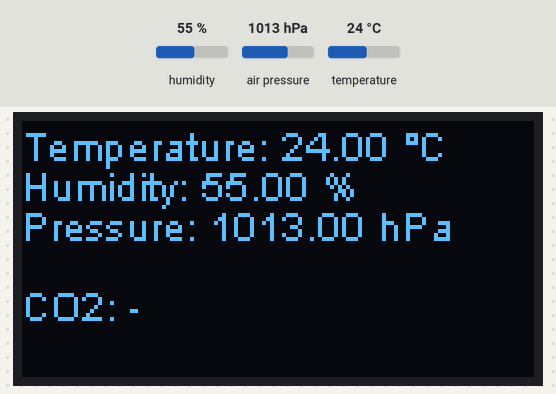
A sketch run on a simulated ESP8266 (NodeMCU). Shown: 128×64 one-colour display. Inputs (shaded band) come from the test bench; at power-on: temperature 24 °C, humidity 55 %, air pressure 1013 hPa. WiFi joins after 1.5 s; servers stay silent unless stated; uploads are accepted with an empty reply; what the sketch prints to the serial monitor is not drawn.

Above: at 5.7 s.
5.8 s: temperature set to 7 °C
At 15.6 s:
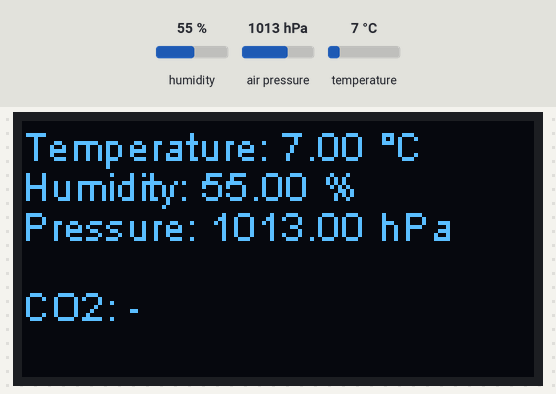
16.6 s: humidity set to 22 %
At 25.7 s:
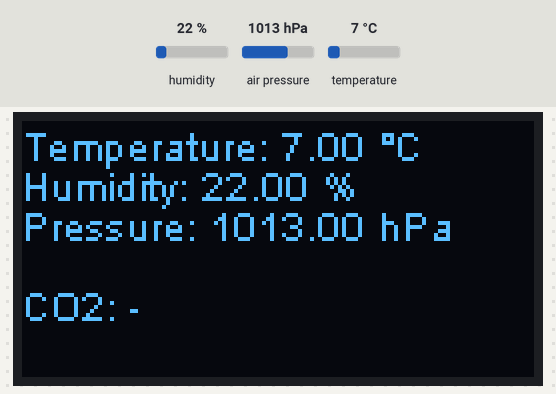
26.6 s: air pressure set to 952 hPa
At 35.7 s:
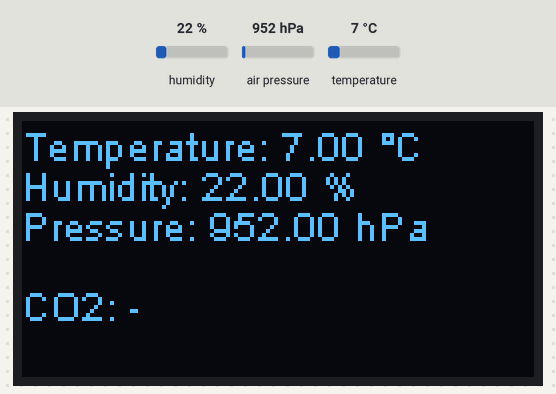
46.6 s: humidity set to 40 %
At 55.8 s:
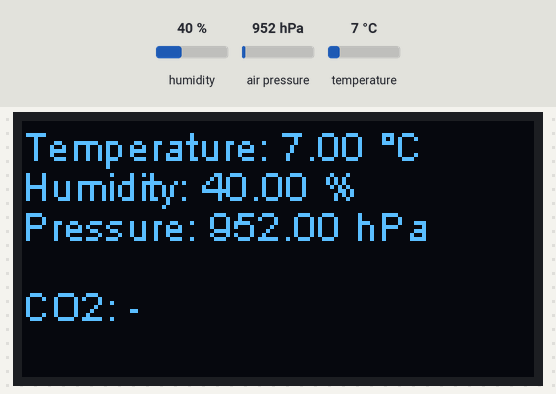
56.7 s: air pressure set to 975 hPa
At 65.9 s:
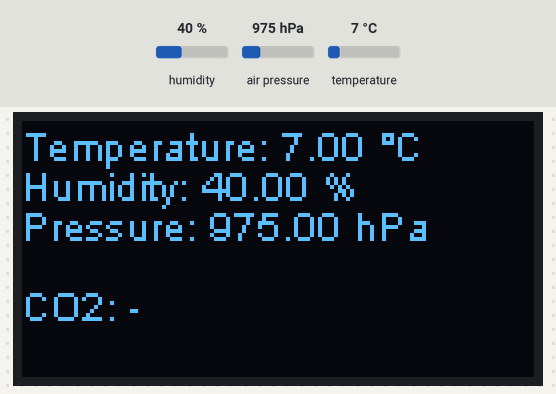
Timing chart, 0 to 67.4 s (numbered marks = the images above; inputs shaded):
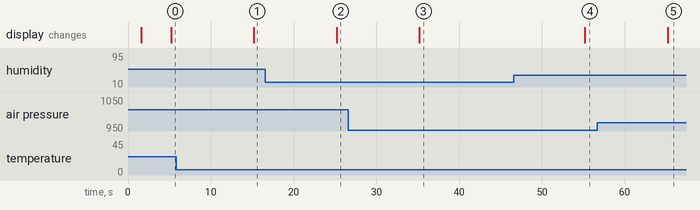

Measured:
- after the input at 5.8 s, the display: changes after 9.4 s (image 1)
- after the input at 16.6 s, the display: changes after 8.6 s (image 2)
- after the input at 26.6 s, the display: changes after 8.6 s (image 3)
- after the input at 46.6 s, the display: changes after 8.6 s (image 4)
- after the input at 56.7 s, the display: changes after 8.5 s (image 5)

The sketch:

airsensor.ino
```cpp
#include <ESP8266WiFi.h>
#include <ESP8266HTTPClient.h>
#include <PubSubClient.h>
#include <Adafruit_BME280.h>
#include <Wire.h>
#include <SSD1306.h>
#include "settings.h"

const int baudrate = 115200;
#define SDA D3
#define SDC D4

#ifdef MQTT
WiFiClient espClient;
PubSubClient client(espClient);
#endif

SSD1306 display(0x3c, SDC, SDA);
bool has_display;

// BME280, Luftdruck-Sensor
Adafruit_BME280 bme280;

struct {
  bool read;
  bool valid;
  int ppm;
} zh18_result = { .read = true };

struct {
  bool read;
  bool valid;
  float t; // Temperature
  float h; // Humidity
  float p; // Pressure
} bme280_result = { .read = true };


char hostString[20] = {0};

// All timestamps/periods in milliseconds
unsigned long uptime = 0;
unsigned long last_send = 0;
const unsigned long sending_interval = 10*1000;


void debugf(char *fmt, ... ){
  char buf[128]; // resulting string limited to 128 chars
  va_list args;
  va_start (args, fmt );
  vsnprintf(buf, 128, fmt, args);
  va_end (args);
  Serial.print(buf);
}

void debugf_float(char *fmt, float val){
  char buf[9];
  dtostrf(val, 6, 2, buf);
  debugf(fmt, buf);
}

String Float2String(const float value) {
  // Convert a float to String with two decimals.
  char temp[12];
  String s;

  dtostrf(value, 8, 2, temp);
  s = String(temp);
  s.trim();
  return s;
}

bool initBME280(char addr) {
  debugf("[bme280] Trying on 0x%02X ... ", addr);

  if (bme280.begin(addr)) {
    debugf("found\n");
    return true;
  } else {
    debugf("not found\n");
    return false;
  }
}

void readBME280() {
  bme280_result.t = bme280.readTemperature();
  bme280_result.h = bme280.readHumidity();
  bme280_result.p = bme280.readPressure();
  bme280_result.valid = !isnan(bme280_result.t) && !isnan(bme280_result.h) && !isnan(bme280_result.p);

  if (bme280_result.valid) {
    debugf_float("Temperature: %s C\n",   bme280_result.t);
    debugf_float("Humidity:    %s %%\n",  bme280_result.h);
    debugf_float("Pressure:    %s hPa\n", bme280_result.p/100);
  } else {
    debugf("[bme280] reading failed\n");
  }
}

void readZH18()
{
  zh18_result.valid = false;

  // command to ask for data
  const byte cmd[9] = {0xFF, 0x01, 0x86, 0x00, 0x00, 0x00, 0x00, 0x00, 0x79};
  char response[9]; // for answer

  Serial.flush();
  delay(100);
  Serial.begin(9600);
  Serial.swap();

  Serial.write(cmd, sizeof(cmd));
  int read = Serial.readBytes(response, sizeof(response));

  Serial.swap();
  Serial.begin(baudrate);

  if (read != sizeof(response)) {
    if (!read){
      Serial.println("[zh18] no bytes received");
    } else {
      Serial.print("[zh18] received ");
      Serial.print(read);
      Serial.println(" bytes");
    }
    return;
  }

  if (response[0] != 0xFF)
  {
    Serial.println("[zh18] Wrong starting byte received");
    return;
  }

  if (response[1] != 0x86)
  {
    Serial.println("[zh18] Wrong command received");
    return;
  }

  char checksum = 0;
  for (char i = 1; i < 8; i++)
  {
    checksum += response[i];
  }
  checksum = 0xff - checksum + 1;

  if (checksum != response[8])
  {
    Serial.printf("[zh18] Checksum invalid: expected=%02x is=%02x\n", checksum, response[8]);
    return;
  }

  bool preheating = uptime < 1000*60*3; // up to three minutes preheat time

  zh18_result.ppm   = response[3] | response[2] << 8;
  zh18_result.valid = !preheating || (preheating && zh18_result.ppm != 400);
  debugf("CO2:           %04d ppm\n", zh18_result.ppm);
}

char* Statuses[] = {
  "Idle",
  "SSID not available",
  "Scan completed",
  "Connected",
  "Connect failed",
  "Connection lost",
  "Disconnected"
};

void displayWifiStatus(String status) {
  if (!has_display)
    return;

  display.clear();
  display.drawString(0,  0, hostString);
  display.drawString(0, 10, String("SSID: ") + wifi_ssid);
  if (status != "")
    display.drawString(0, 20, status);
  display.display();
}

void connectWifi() {
  Serial.printf("Connecting to %s ", wifi_ssid);
  displayWifiStatus("");

  WiFi.begin(wifi_ssid, wifi_pass);

  while (true) {
    Serial.print(".");
    int status;
    int new_status = WiFi.status();

    if (new_status != status) {
      status = new_status;

      Serial.printf("\nWifi status: %s\n", Statuses[status]);
      displayWifiStatus(Statuses[status]);
    }

    if (status == WL_CONNECTED)
      break;

    if (status == WL_NO_SSID_AVAIL) {
      delay(3000);
      ESP.restart();
    }

    delay(100);
  }
  Serial.println(" done");
}

void initWifi() {
  int status = -1;

  WiFi.hostname(hostString);
  WiFi.softAPdisconnect(true);
  ESP.wdtEnable(1000);

  if (WiFi.status() == WL_CONNECTED) {
    Serial.println("Wifi already connected");
  } else {
    connectWifi();
  }
  Serial.print("IP address: ");
  Serial.println(WiFi.localIP());
}

void displayData() {
  display.clear();

  if (bme280_result.valid) {
    display.drawString(0, 0, String("Temperature: ") + Float2String(bme280_result.t) + String(" °C"));
    display.drawString(0, 10, String("Humidity: ") + Float2String(bme280_result.h) + String(" %"));
    display.drawString(0, 20, String("Pressure: ") + Float2String(bme280_result.p/100) + String(" hPa"));
  }

  if (zh18_result.valid) {
    display.drawString(0, 40, String("CO2: ") + zh18_result.ppm + String(" ppm"));
  }else{
    display.drawString(0, 40, String("CO2: -"));
  }

  display.display();
}

void sendData() {
  String data, url;

  // Build data
  data = "";
  data += F("sensors,host=");
  data += hostString;
  data += F(",location=");
  data += location;
  data += " ";

  if (bme280_result.valid) {
    data += F("temperature=");
    data += Float2String(bme280_result.t);
    data += F(",humidity=");
    data += Float2String(bme280_result.h);
    data += F(",pressure=");
    data += Float2String(bme280_result.p);
    data += F(",");
  }

  if (zh18_result.valid) {
    data += F("co2=");
    data += Float2String(zh18_result.ppm);
    data += F(",");
  }

  if (!data.endsWith(",")){
    debugf("No data available\n");
    return;
  }

  data += F("uptime=");
  data += String(uptime/1000);

  // Build URL
  url = String(influx_url);
  url += F("write?precision=s&db=");
  url += influx_database;

#ifdef MQTT
  // Send data to MQTT
  client.publish(mqtt_topic, String(data).c_str(), true);
#endif

  // Send data to InfluxDB
  HTTPClient http;
  http.begin(url);
  http.setAuthorization(influx_user, influx_pass);
  http.addHeader("Content-Type", "text/plain");
  int status = http.POST(data);
  if (status != 204) {
    Serial.printf("[http] unexpected status code: %d\n", status);
    http.writeToStream(&Serial);
  }
  http.end();

}

void initDisplay(){
  Wire.beginTransmission (0x3C);

  if (Wire.endTransmission () != 0) {
    has_display = false;
    Serial.printf("[display] not found on: 0x3c\n");
  }

  Serial.printf("[display] found on: 0x3c\n");
  display.init();
  display.flipScreenVertically();
  display.setFont(ArialMT_Plain_10);
  has_display = true;
}

void setup() {
  Serial.begin(baudrate);

  Wire.pins(SDC, SDA);
  Wire.begin(SDC, SDA);

  initDisplay();

  sprintf(hostString, "esp8266-%06X", ESP.getChipId());
  Serial.printf("\nHostname: %s\n", hostString);

  if (has_display){
    display.clear();
    display.drawString(0, 0, "Booting ...");
    display.drawString(0, 10, hostString);
    display.display();
  }

  // Serial.setDebugOutput(true);
  initWifi();

#ifdef MQTT
  client.setServer(mqtt_server, 1883);
#endif

  // BME280 initialisieren
  if (bme280_result.read) {
    if (!initBME280(0x76) && !initBME280(0x77)) {
      debugf("Check BME280 wiring\n");
      bme280_result.read = false;
    }
  }

  delay(2500);
}


void loop() {
  uptime = millis();

  // uptime restarted at zero? (overflow after 50 days)
  if (last_send > uptime)
    last_send = 0;

  // Sending now?
  if (last_send == 0 || last_send + sending_interval < uptime){
    debugf("\nreading sensors ...\n");
    debugf("Uptime:        %04d\n", uptime/1000);

    if (bme280_result.read) readBME280();
    if (zh18_result.read)   readZH18();
    if (has_display)        displayData();

    if (WiFi.status() != WL_CONNECTED)
      initWifi();

    sendData();

    last_send = uptime;
    debugf("done\n");
  }
}
```

settings.h
```cpp
const char* location = "sleeping";

// #define MQTT
char* mqtt_topic  = "foo/bar";
char* mqtt_server = "iot.eclipse.org";

// WLAN
const char* wifi_ssid = "my-wifi";
const char* wifi_pass = "secretkey";

// InfluxDB
const char* influx_url         = "http://192.168.0.1:8086/";
const char* influx_database    = "sensors";
const char* influx_measurement = "sensors";
const char* influx_user = "sensors";
const char* influx_pass = "secretpass";
```
